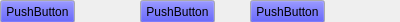
<?xml version="1.0" encoding="UTF-8"?>
<ui version="4.0">
 <class>LineSelect</class>
 <widget class="QWidget" name="LineSelect">
  <property name="geometry">
   <rect>
    <x>0</x>
    <y>0</y>
    <width>400</width>
    <height>22</height>
   </rect>
  </property>
  <property name="windowTitle">
   <string>Form</string>
  </property>
  <widget class="QPushButton" name="pushButton">
   <property name="geometry">
    <rect>
     <x>250</x>
     <y>0</y>
     <width>75</width>
     <height>23</height>
    </rect>
   </property>
   <property name="palette">
    <palette>
     <active>
      <colorrole role="Button">
       <brush brushstyle="SolidPattern">
        <color alpha="255">
         <red>0</red>
         <green>0</green>
         <blue>255</blue>
        </color>
       </brush>
      </colorrole>
     </active>
     <inactive>
      <colorrole role="Button">
       <brush brushstyle="SolidPattern">
        <color alpha="255">
         <red>0</red>
         <green>0</green>
         <blue>255</blue>
        </color>
       </brush>
      </colorrole>
     </inactive>
     <disabled>
      <colorrole role="Button">
       <brush brushstyle="SolidPattern">
        <color alpha="255">
         <red>0</red>
         <green>0</green>
         <blue>255</blue>
        </color>
       </brush>
      </colorrole>
     </disabled>
    </palette>
   </property>
   <property name="text">
    <string>PushButton</string>
   </property>
  </widget>
  <widget class="QPushButton" name="pushButton_2">
   <property name="geometry">
    <rect>
     <x>140</x>
     <y>0</y>
     <width>75</width>
     <height>23</height>
    </rect>
   </property>
   <property name="palette">
    <palette>
     <active>
      <colorrole role="Button">
       <brush brushstyle="SolidPattern">
        <color alpha="255">
         <red>0</red>
         <green>0</green>
         <blue>255</blue>
        </color>
       </brush>
      </colorrole>
     </active>
     <inactive>
      <colorrole role="Button">
       <brush brushstyle="SolidPattern">
        <color alpha="255">
         <red>0</red>
         <green>0</green>
         <blue>255</blue>
        </color>
       </brush>
      </colorrole>
     </inactive>
     <disabled>
      <colorrole role="Button">
       <brush brushstyle="SolidPattern">
        <color alpha="255">
         <red>0</red>
         <green>0</green>
         <blue>255</blue>
        </color>
       </brush>
      </colorrole>
     </disabled>
    </palette>
   </property>
   <property name="text">
    <string>PushButton</string>
   </property>
  </widget>
  <widget class="QPushButton" name="pushButton_3">
   <property name="geometry">
    <rect>
     <x>0</x>
     <y>0</y>
     <width>75</width>
     <height>23</height>
    </rect>
   </property>
   <property name="palette">
    <palette>
     <active>
      <colorrole role="Button">
       <brush brushstyle="SolidPattern">
        <color alpha="255">
         <red>0</red>
         <green>0</green>
         <blue>255</blue>
        </color>
       </brush>
      </colorrole>
     </active>
     <inactive>
      <colorrole role="Button">
       <brush brushstyle="SolidPattern">
        <color alpha="255">
         <red>0</red>
         <green>0</green>
         <blue>255</blue>
        </color>
       </brush>
      </colorrole>
     </inactive>
     <disabled>
      <colorrole role="Button">
       <brush brushstyle="SolidPattern">
        <color alpha="255">
         <red>0</red>
         <green>0</green>
         <blue>255</blue>
        </color>
       </brush>
      </colorrole>
     </disabled>
    </palette>
   </property>
   <property name="text">
    <string>PushButton</string>
   </property>
  </widget>
 </widget>
 <resources/>
 <connections/>
</ui>
